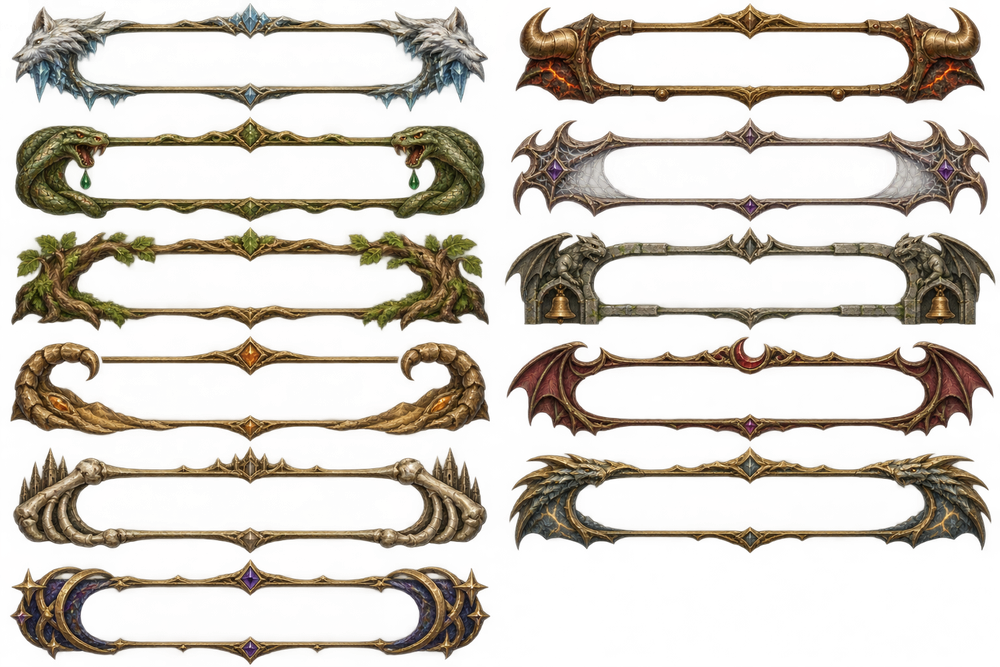
#> input picture 美术概念/协作交付/T41/hud_art/stage-title-plates-v1.png, 1000 x 667 px, shrunk from 1536 x 1024 before the run
$ python analyze-alpha.py
#> lines starting #> are read from the running program, lines starting #| are printed output that depends on the picture
"""Read-only alpha components and byte provenance for generated T41 assets."""
from pathlib import Path
from PIL import Image
import json,hashlib
ROOT=Path(__file__).resolve().parent
sources={
'stage-title-plates-v1.png':'exec-483f567e-7cb0-457c-9ef6-0250165d4794.png',
'artifact-pet-controls-v1.png':'exec-bcd49774-9a4a-4d38-b0b0-160045ba541c.png',
'artifact-pet-controls-v2.png':'exec-f9980885-97a6-48d8-bead-8f6d18f1fca2.png',
'boss-warning-rings-v1.png':'exec-ca8d9453-c04c-4f07-9db4-344a87aaff2c.png'}
BASE=Path(r'C:/Users/xiaohaotian/.codex/generated_images/01a1b188-681a-76a2-8fa2-0106444de3ea')
out={}
for name,source in sources.items():
 p=ROOT/name;sp=BASE/source;im=Image.open(p);w,h=im.size;a=im.getchannel('A');raw=a.tobytes();hist=a.histogram();mask=bytearray(v>16 for v in raw);cc=[]
#> further down, im is the input picture: PIL image 1000x667 RGBA; mean R, G, B, A 101, 72.4, 55.1, 76.3
#> after `w, h = im.size`: w = 1000; h = 667
#> after `a = im.getchannel('A')`:
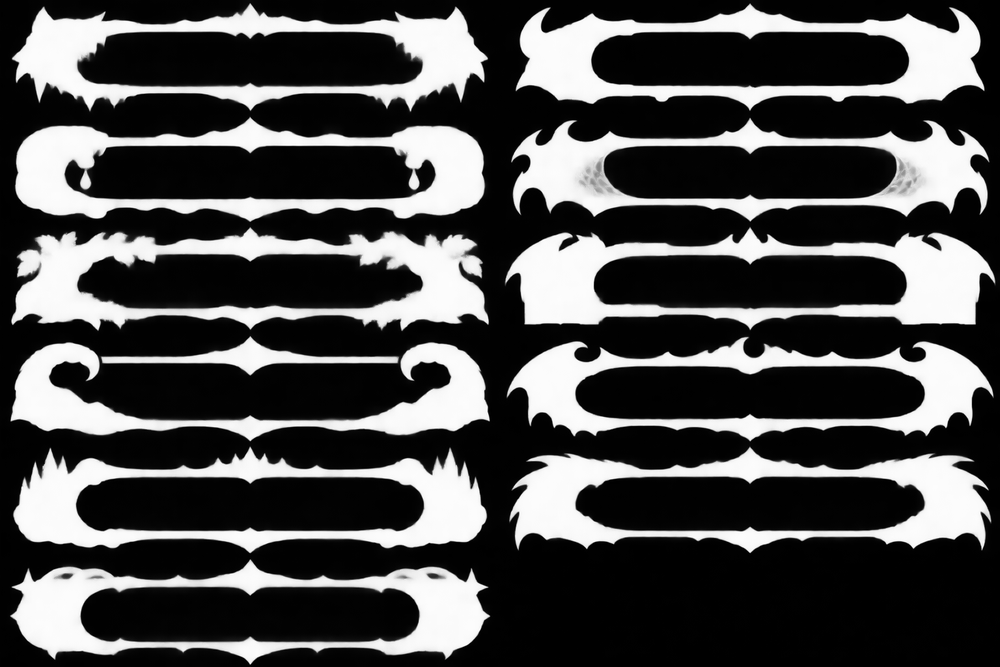
#> a: PIL image 1000x667 L; min 0, max 255, mean 76.3
#> after `hist = a.histogram()`: hist = 256 values, max 166296 at index 1, min 93 at index 131, mean 2605.5
 for i,on in enumerate(mask):
  if not on:continue
  mask[i]=0;stack=[i];xs=[];ys=[]
  while stack:
   q=stack.pop();yy,xx=divmod(q,w);xs.append(xx);ys.append(yy)
   ns=[]
   if xx:ns.append(q-1)
   if xx+1<w:ns.append(q+1)
   if yy:ns.append(q-w)
   if yy+1<h:ns.append(q+w)
   for n in ns:
    if mask[n]:mask[n]=0;stack.append(n)
  if len(xs)>=4:cc.append({'area':len(xs),'rect':[min(xs),min(ys),max(xs)-min(xs)+1,max(ys)-min(ys)+1]})
#> after the loop, cc = 11 items
 cc.sort(key=lambda c:-c['area'])
#> (the run stopped early here; a loop or call above may not have finished)

$ run again, with 美术概念/协作交付/T25/drop_equipment/drop-armors-v1.png copied over 美术概念/协作交付/T41/hud_art/stage-title-plates-v1.png
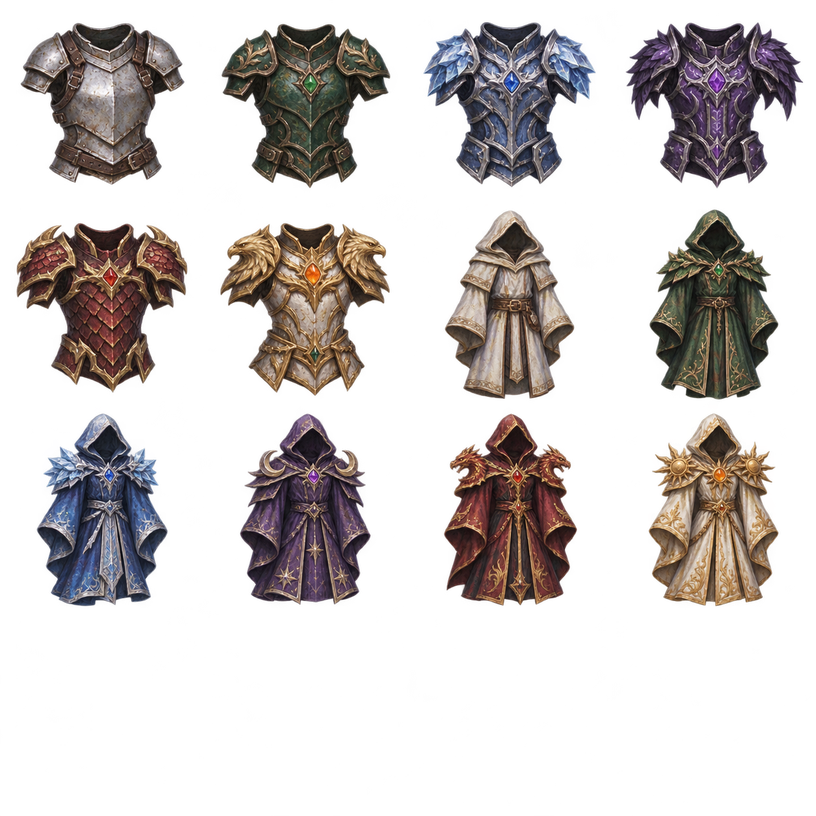
#> input picture 美术概念/协作交付/T25/drop_equipment/drop-armors-v1.png, 816 x 816 px, shrunk from 1254 x 1254 before the run
#> im is the input picture: PIL image 816x816 RGBA; mean R, G, B, A 34.1, 28.6, 27.3, 79
#> `a = im.getchannel('A')`:
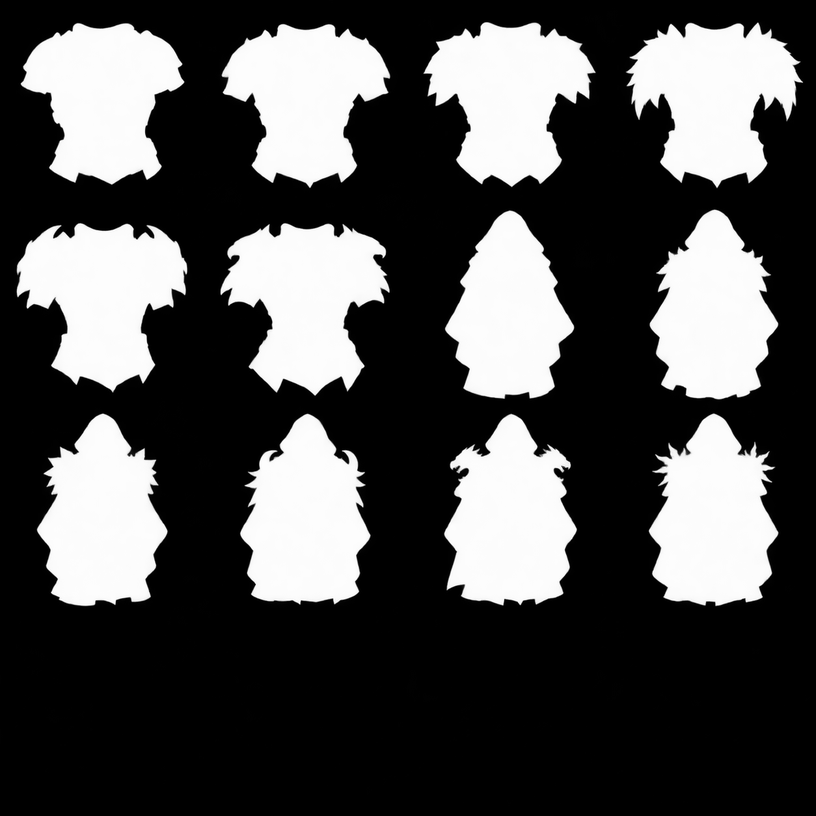
#> a: PIL image 816x816 L; min 0, max 255, mean 79
#> hist = 256 values, max 423600 at index 0, min 26 at index 97, mean 2601
#> after the loop `for i,on in enumerate(mask):`: cc = 12 items
